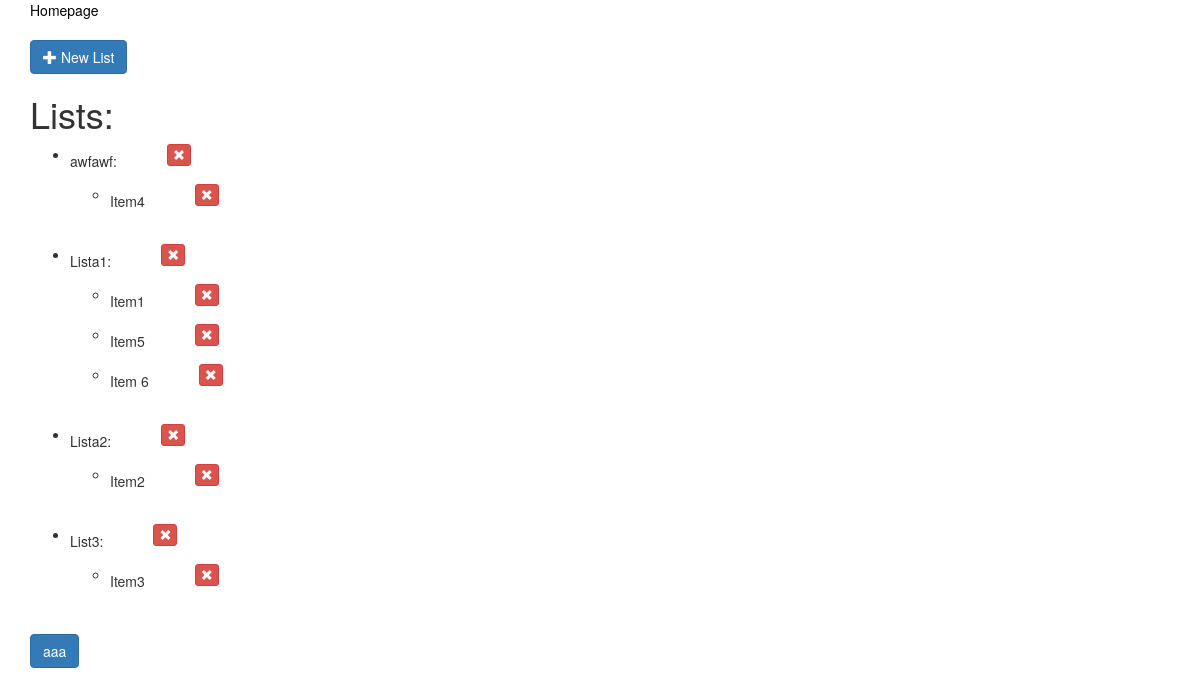
Page /todo_list/ (signed in) on the earlier database version.
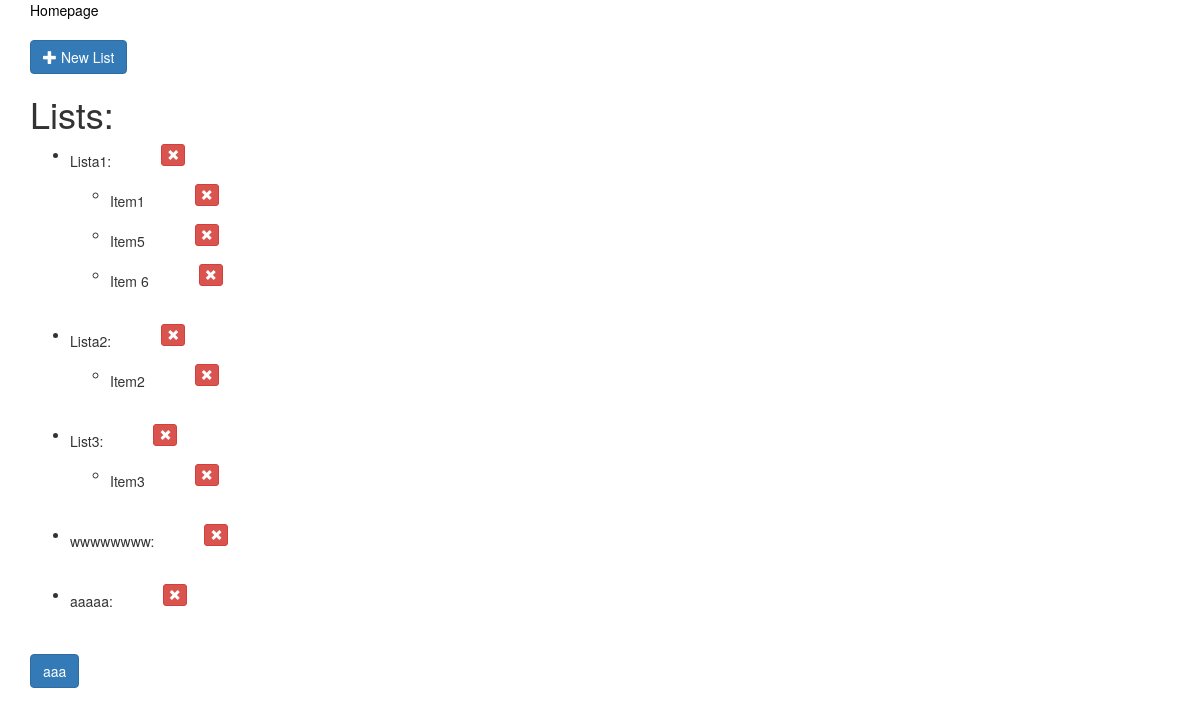
Same page on the later database version.
### todo_list/models.py (models this page shows, shortened)
class List(models.Model):
    id=models.AutoField(primary_key=True)
    created_by=models.ForeignKey(User)
    title=models.TextField(max_length=50)
    created_on = models.DateTimeField(auto_now_add=True)

class Item(models.Model):
    id=models.AutoField(primary_key=True)
    list=models.ForeignKey(List,null=True, blank=True)
    content=models.TextField()
    created_on = models.DateTimeField(auto_now_add=True)
    executed=models.BooleanField(default=False)

### todo_list/views.py (the view)
def TodoList(request):
    if not request.user.is_authenticated():
        return HttpResponseRedirect('/')
    else:
        queryset=dict()
        for i in List_model.objects.all():
            queryset[i]=Item_model.objects.all().filter(list=i)
        return render(
            request,'todo_list.html',{
                'queryset':queryset,
                }
            )

### todo_list/templates/todo_list.html (shortened to what this page needs)
{% extends 'base.html' %}
{% load static %}
{% block content %}
<a href="{% url 'Homepage' %}">Homepage</a></br></br>
<button type="button" class="btn btn-primary js-create-list" data-url="{% url 'todo_list:Todo List Create' %}">
  <span class="glyphicon glyphicon-plus"></span>
  New List
</button>
<div id="Todo-List">
  {% include 'todo_list_list.html' %}
</div>
<button type="button" class="btn btn-primary js-log">aaa</button>
{% endblock %}

### templates/base.html (shortened to what this page needs)
{% load static %}
<!DOCTYPE html>
<html lang="pl_PL">
  <head>
    <link href="{% static 'main_style.css' %}" rel="stylesheet">
    <link rel="stylesheet" href="https://maxcdn.bootstrapcdn.com/bootstrap/3.3.6/css/bootstrap.min.css"
>
  </head>
  <body>
    <div class="container">
      {% block content %}
      {% endblock %}
     </div>
  </body>
</html>

### todo_list/templates/todo_list_list.html (shortened to what this page needs)
<h1>Lists:</h1>
<ul class="ListList">
  {% for List,Items in queryset.items %}
    <li>
      <h5 style="float:left;">
        {{ List.title }}:
      </h5>
      <form action="{% url 'todo_list:Todo List Delete' List.id %}" method="POST">
        <button type="submit" style="float:left;margin-left:50px" class="btn btn-danger btn-xs">  <span class="glyphicon glyphicon-remove "></span></button>
      </form>
      <ul class="ItemList">
        {% for Item in Items %}
        <li><h5 style="float:left;">{{Item.content}}</h5>
        <form action="{% url 'todo_list:Todo Item Delete' Item.id %}" method="POST">
          <button type="submit" style="float:left;margin-left:50px" class="btn btn-danger btn-xs">  <span class="glyphicon glyphicon-remove"></span></button>
        </form>
      </li></br>
        {% endfor %}
      </ul>
    </li></br>
  {% endfor %}
</ul>

### static/main_style.css (style rules this page uses)
a:link { color: black ;text-decoration: none; }
form { float:left; }

Differences in the rows shown:
removed List: title "awfawf"
removed Item: content "Item4", shown under "awfawf"
added List: title "wwwwwwww"
added List: title "aaaaa"
